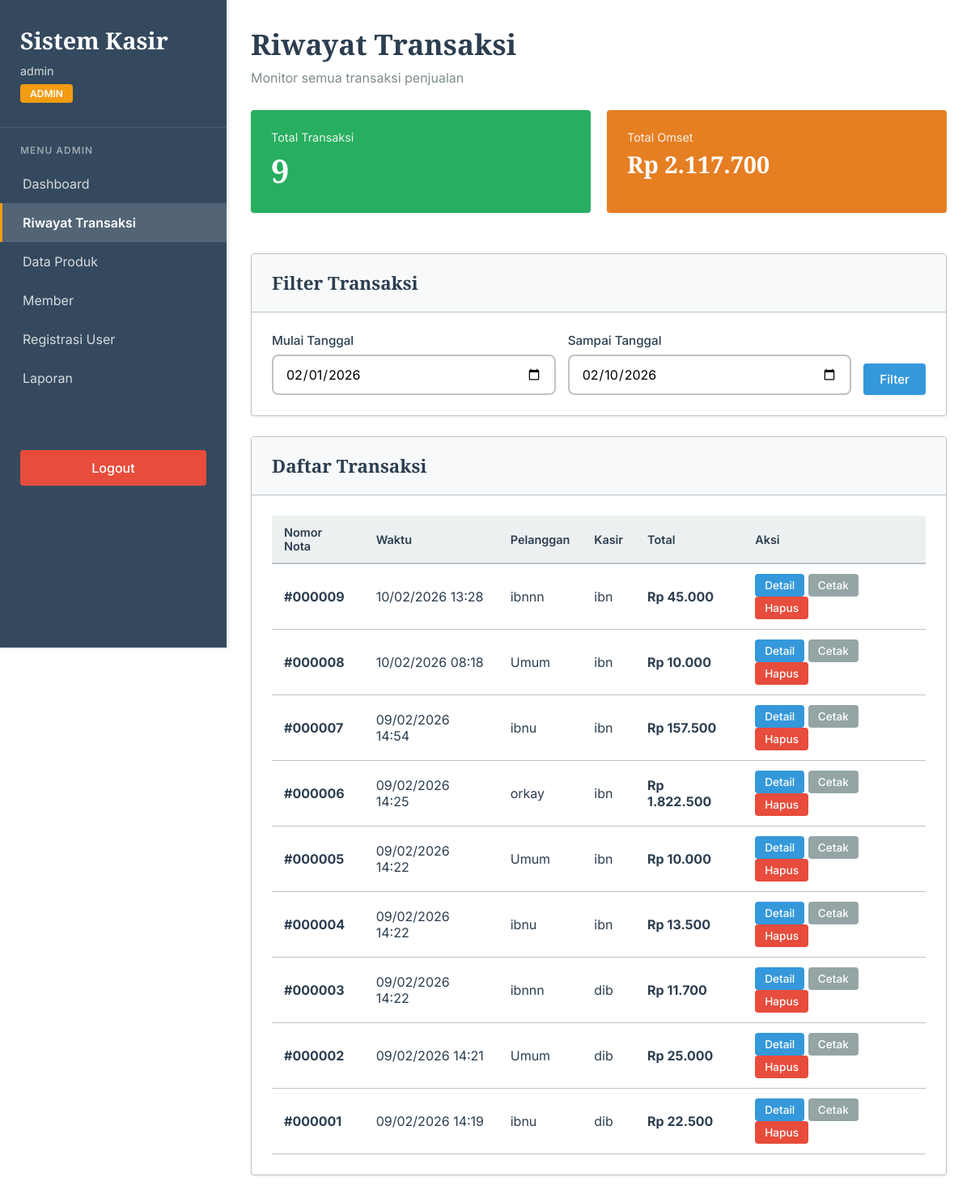
The page /pages/admin/penjualan.php (signed in) on the database its author committed.
### tables this page shows
CREATE TABLE `penjualan` (
  `PenjualanID` int(11) NOT NULL,
  `TanggalPenjualan` datetime NOT NULL DEFAULT current_timestamp(),
  `TotalHarga` decimal(10,2) NOT NULL,
  `Diskon` decimal(10,2) DEFAULT 0.00,
  `TotalBayar` decimal(10,2) NOT NULL,
  `PelangganID` int(11) NOT NULL,
  `UserID` int(11) NOT NULL
);

CREATE TABLE `pelanggan` (
  `PelangganID` int(11) NOT NULL,
  `NamaPelanggan` varchar(255) NOT NULL,
  `KodeMember` varchar(20) DEFAULT NULL,
  `Alamat` text DEFAULT NULL,
  `NomorTelepon` varchar(15) DEFAULT NULL,
  `created_at` timestamp NOT NULL DEFAULT current_timestamp()
);

CREATE TABLE `user` (
  `UserID` int(11) NOT NULL,
  `Username` varchar(255) NOT NULL,
  `Password` varchar(255) NOT NULL,
  `Role` enum('admin','petugas') NOT NULL DEFAULT 'petugas',
  `created_at` timestamp NOT NULL DEFAULT current_timestamp()
);

### config/config.php (called while the page is built, shortened)
<?php
function query($conn, $sql) {
    return mysqli_query($conn, $sql);
}
function fetchArray($result) {
    return mysqli_fetch_assoc($result);
}
function numRows($result) {
    return mysqli_num_rows($result);
}
?>

### pages/admin/penjualan.php (the view, shortened to what this page needs)
<?php
require_once INCLUDES_PATH . 'header.php';
$conn = getConnection();
$filterMulai = $_GET['mulai'] ?? date('Y-m-01');
$filterSampai = $_GET['sampai'] ?? date('Y-m-d');
$sql = "SELECT p.*, pl.NamaPelanggan, u.Username
        FROM penjualan p
        JOIN pelanggan pl ON p.PelangganID = pl.PelangganID
        JOIN user u ON p.UserID = u.UserID
        WHERE DATE(p.TanggalPenjualan) BETWEEN '$filterMulai' AND '$filterSampai'
        ORDER BY p.TanggalPenjualan DESC";
$transaksiList = query($conn, $sql);
$totalOmset = 0;
$totalTransaksi = numRows($transaksiList);
mysqli_data_seek($transaksiList, 0);
while ($row = fetchArray($transaksiList)) {
    $totalOmset += $row['TotalBayar'];
}
mysqli_data_seek($transaksiList, 0);
?>
<div class="page-header">
    <h2>Riwayat Transaksi</h2>
    <p>Monitor semua transaksi penjualan</p>
</div>
<div style="display: grid; grid-template-columns: repeat(auto-fit, minmax(250px, 1fr)); gap: 20px; margin-bottom: 25px;">
    <div class="card" style="background: #27ae60; color: white; border: none;">
        <div class="card-body">
            <div style="font-size: 0.9em; opacity: 0.9; margin-bottom: 5px;">Total Transaksi</div>
            <div style="font-size: 2.5em; font-weight: 700; font-family: 'Crimson Pro', serif;"><?php echo $totalTransaksi; ?></div>
        </div>
    </div>
    <div class="card" style="background: #e67e22; color: white; border: none;">
        <div class="card-body">
            <div style="font-size: 0.9em; opacity: 0.9; margin-bottom: 5px;">Total Omset</div>
            <div style="font-size: 1.8em; font-weight: 700; font-family: 'Crimson Pro', serif;">
                Rp <?php echo number_format($totalOmset, 0, ',', '.'); ?>
            </div>
        </div>
    </div>
</div>
<div class="card">
    <div class="card-header">
        <h3>Filter Transaksi</h3>
    </div>
    <div class="card-body">
        <form method="GET" action="" style="display: grid; grid-template-columns: 1fr 1fr auto; gap: 15px; align-items: end;">
            <div class="form-group" style="margin: 0;">
                <label>Mulai Tanggal</label>
                <input type="date" name="mulai" class="form-control" value="<?php echo $filterMulai; ?>" required>
            </div>
            <div class="form-group" style="margin: 0;">
                <label>Sampai Tanggal</label>
                <input type="date" name="sampai" class="form-control" value="<?php echo $filterSampai; ?>" required>
            </div>
            <button type="submit" class="btn btn-primary">Filter</button>
        </form>
    </div>
</div>
<div class="card">
    <div class="card-header">
        <h3>Daftar Transaksi</h3>
    </div>
    <div class="card-body">
        <div class="table-responsive">
            <table>
                <thead>
                    <tr>
                        <th>Nomor Nota</th>
                        <th>Waktu</th>
                        <th>Pelanggan</th>
                        <th>Kasir</th>
                        <th>Total</th>
                        <th>Aksi</th>
                    </tr>
                </thead>
                <tbody>
                    <?php if (numRows($transaksiList) > 0): ?>
                        <?php while ($row = fetchArray($transaksiList)): ?>
                            <tr>
                                <td><strong>#<?php echo str_pad($row['PenjualanID'], 6, '0', STR_PAD_LEFT); ?></strong></td>
                                <td><?php echo date('d/m/Y H:i', strtotime($row['TanggalPenjualan'])); ?></td>
                                <td><?php echo htmlspecialchars($row['NamaPelanggan']); ?></td>
                                <td><?php echo htmlspecialchars($row['Username']); ?></td>
                                <td><strong>Rp <?php echo number_format($row['TotalBayar'], 0, ',', '.'); ?></strong></td>
                                <td>
                                    <a href="../../components/detail_transaksi.php?id=<?php echo $row['PenjualanID']; ?>"
                                       class="btn btn-info btn-sm">Detail</a>
                                    <a href="../../print/preview_nota.php?id=<?php echo $row['PenjualanID']; ?>&from=riwayat"
                                       class="btn btn-secondary btn-sm">Cetak</a>
                                    <a href="?hapus=<?php echo $row['PenjualanID']; ?>"
                                       class="btn btn-danger btn-sm"
                                       onclick="return confirm('Yakin ingin menghapus transaksi ini? Stok akan dikembalikan.')">
                                        Hapus
                                    </a>
                                </td>
                            </tr>
                        <?php endwhile; ?>
                    <?php endif; ?>
                </tbody>
            </table>
        </div>
    </div>
</div>
<?php
require_once INCLUDES_PATH . 'footer.php';
?>

### includes/header.php (style rules this page uses)
* { margin: 0; padding: 0; box-sizing: border-box; }
:root { --primary: #2c3e50; --secondary: #3498db; --accent: #e74c3c; --danger: #e74c3c; --warning: #f39c12; --info: #3498db; --light-bg: #ecf0f1; --border: #bdc3c7; --text-dark: #2c3e50; --text-light: #7f8c8d; --success: #27ae60; --sidebar-bg: #34495e; }
body { font-family: 'Inter', sans-serif; background: #ffffff; color: var(--text-dark); }
.page-header { margin-bottom: 30px; }
.page-header h2 { font-family: 'Crimson Pro', serif; font-size: 2.2em; color: var(--primary); margin-bottom: 8px; }
.page-header p { color: var(--text-light); font-size: 1em; }
.card { background: white; border-radius: 4px; box-shadow: 0 1px 3px rgba(0, 0, 0, 0.1); margin-bottom: 25px; overflow: hidden; border: 1px solid var(--border); }
.card-header { padding: 20px 25px; border-bottom: 1px solid var(--border); display: flex; justify-content: space-between; align-items: center; background: #f8f9fa; }
.card-header h3 { font-family: 'Crimson Pro', serif; font-size: 1.4em; color: var(--primary); }
.card-body { padding: 25px; }
.btn { padding: 10px 20px; border: none; border-radius: 4px; font-size: 0.95em; font-weight: 500; cursor: pointer; transition: all 0.3s ease; text-decoration: none; display: inline-flex; align-items: center; gap: 8px; font-family: 'Inter', sans-serif; }
.btn-primary { background: var(--secondary); color: white; }
.btn-danger { background: var(--danger); color: white; }
.btn-info { background: var(--info); color: white; }
.btn-secondary { background: #95a5a6; color: white; }
.btn-sm { padding: 6px 12px; font-size: 0.85em; }
.table-responsive { overflow-x: auto; }
table { width: 100%; border-collapse: collapse; }
table th { background: var(--light-bg); padding: 12px 15px; text-align: left; font-weight: 600; font-size: 0.9em; color: var(--text-dark); border-bottom: 2px solid var(--border); }
table td { padding: 12px 15px; border-bottom: 1px solid var(--border); }
.form-group { margin-bottom: 20px; }
.form-group label { display: block; margin-bottom: 8px; font-weight: 500; color: var(--text-dark); font-size: 0.95em; }
.form-control { width: 100%; padding: 12px 15px; border: 2px solid var(--border); border-radius: 8px; font-size: 1em; font-family: 'Inter', sans-serif; transition: all 0.3s ease; }

### rows shown on the page
penjualan: PenjualanID "000009", TanggalPenjualan "10/02/2026 13:28", PelangganID.NamaPelanggan "ibnnn", UserID.Username "ibn", TotalBayar "45.000"
penjualan: PenjualanID "000008", TanggalPenjualan "10/02/2026 08:18", PelangganID.NamaPelanggan "Umum", UserID.Username "ibn", TotalBayar "10.000"
penjualan: PenjualanID "000007", TanggalPenjualan "09/02/2026 14:54", PelangganID.NamaPelanggan "ibnu", UserID.Username "ibn", TotalBayar "157.500"
penjualan: PenjualanID "000006", TanggalPenjualan "09/02/2026 14:25", PelangganID.NamaPelanggan "orkay", UserID.Username "ibn", TotalBayar "1.822.500"
penjualan: PenjualanID "000005", TanggalPenjualan "09/02/2026 14:22", PelangganID.NamaPelanggan "Umum", UserID.Username "ibn", TotalBayar "10.000"
penjualan: PenjualanID "000004", TanggalPenjualan "09/02/2026 14:22", PelangganID.NamaPelanggan "ibnu", UserID.Username "ibn", TotalBayar "13.500"
penjualan: PenjualanID "000003", TanggalPenjualan "09/02/2026 14:22", PelangganID.NamaPelanggan "ibnnn", UserID.Username "dib", TotalBayar "11.700"
penjualan: PenjualanID "000002", TanggalPenjualan "09/02/2026 14:21", PelangganID.NamaPelanggan "Umum", UserID.Username "dib", TotalBayar "25.000"
penjualan: PenjualanID "000001", TanggalPenjualan "09/02/2026 14:19", PelangganID.NamaPelanggan "ibnu", UserID.Username "dib", TotalBayar "22.500"

### other values the page prints
$userInfo['username'] "admin"
$userInfo['role'] "ADMIN"
$totalTransaksi "9"
$totalOmset "2.117.700"
